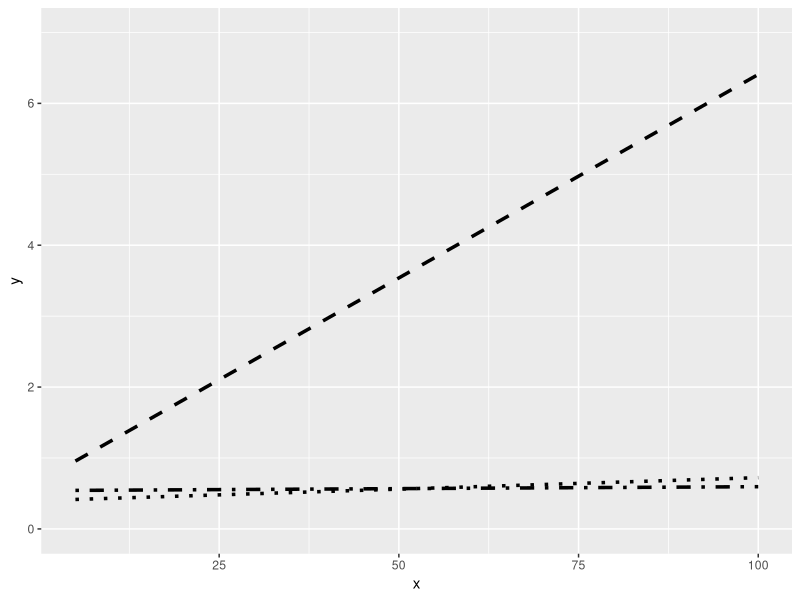
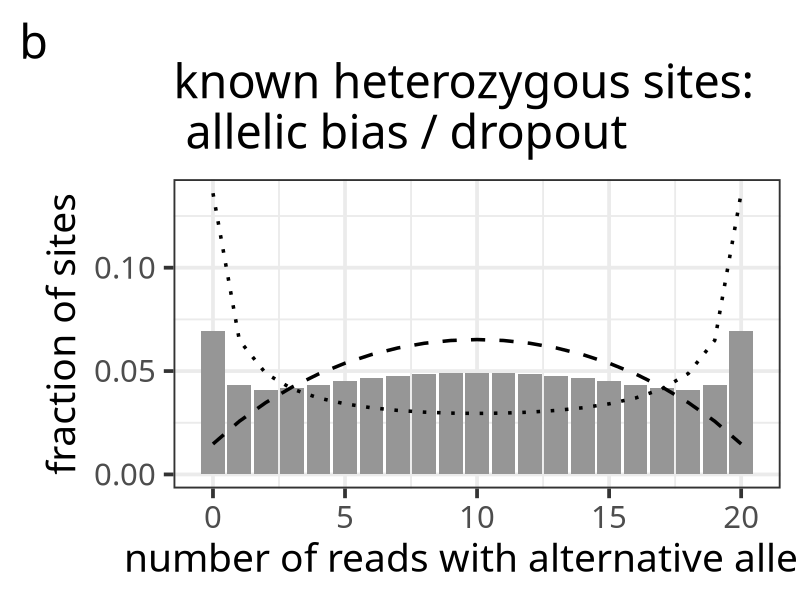
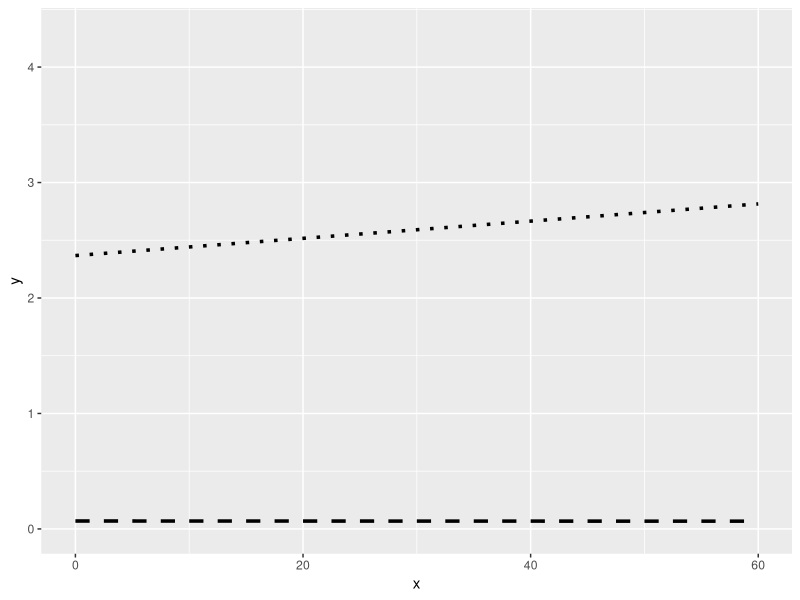
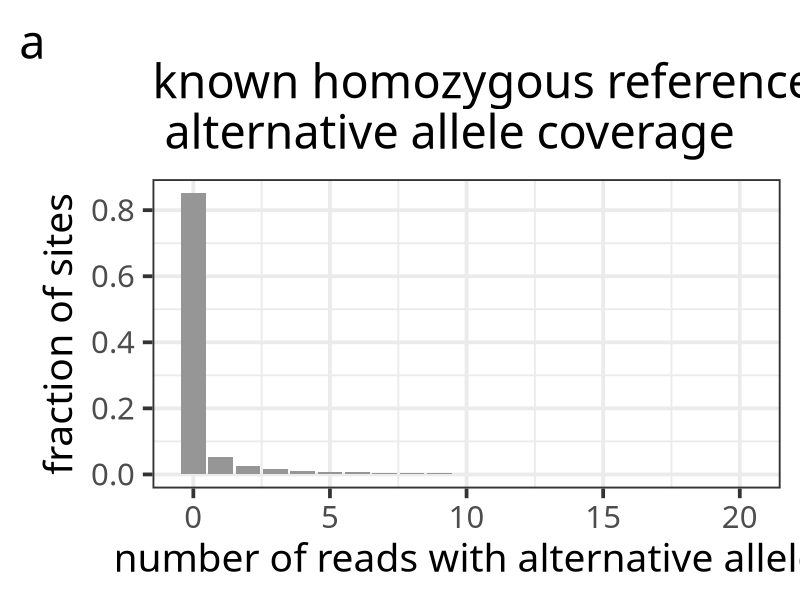
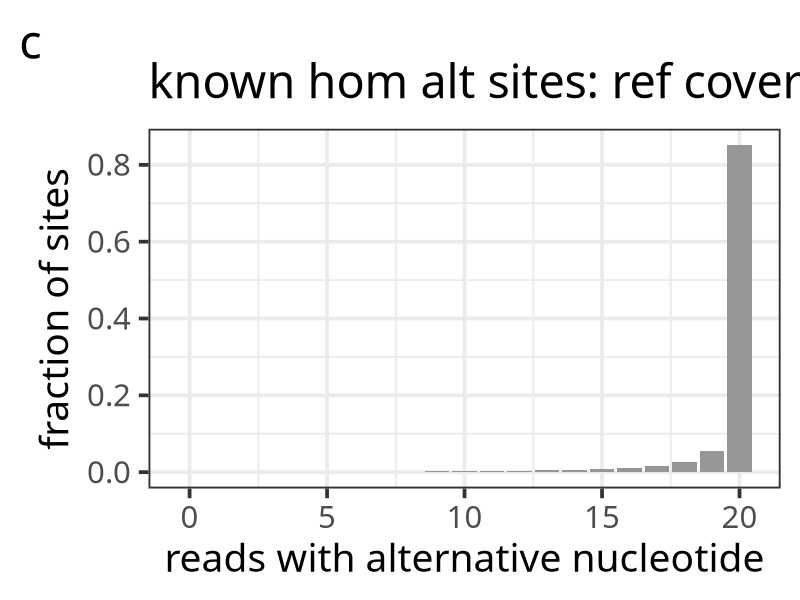
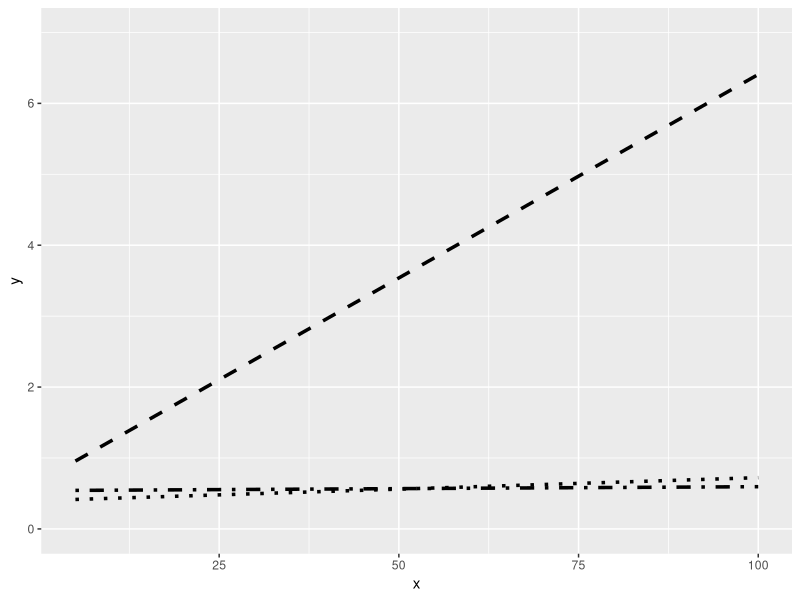
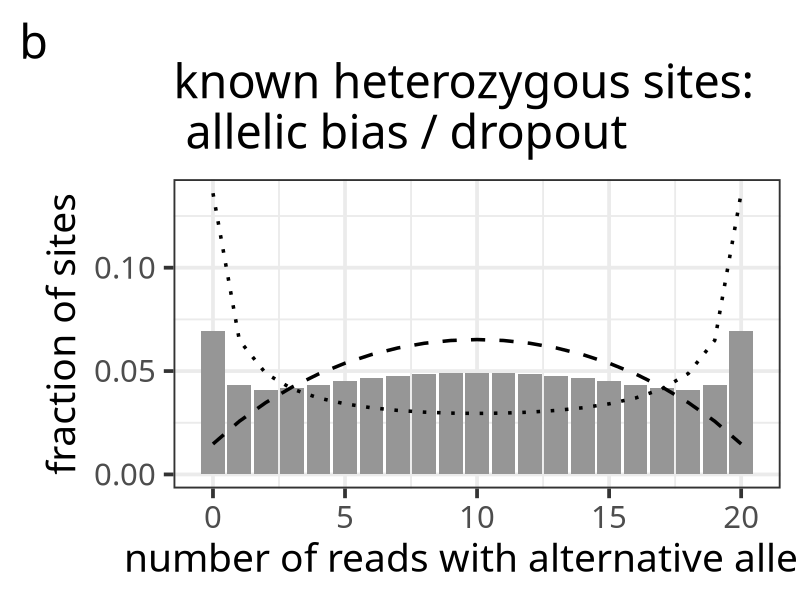
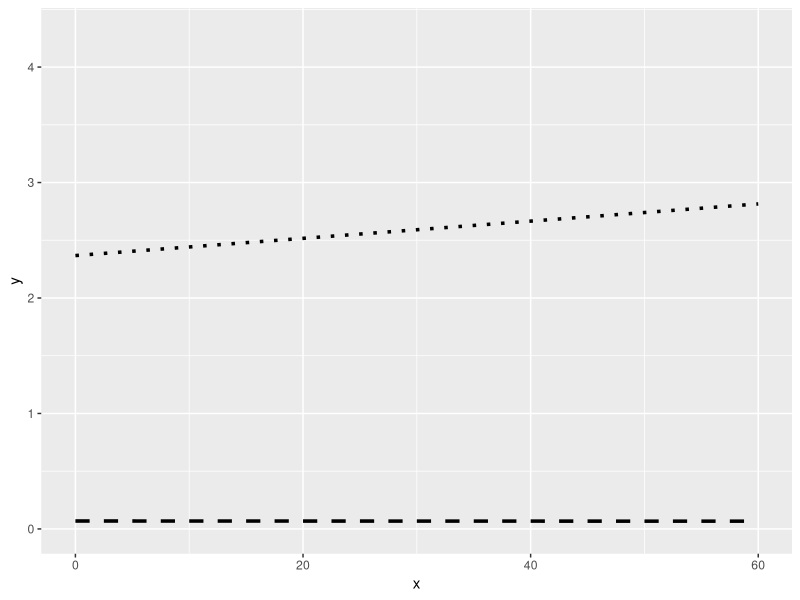

Write the R code that produced these figures, in order.
library(VGAM)

# model for heterozygous sites
al_1 <- function(cov) {
  return(0.057378844*cov + 0.669733191)
}

al_2 <- function(cov) {
  return(0.003233912*cov + 0.399261625)
}

w <- function(cov) {
  return(0.000548761*cov + 0.540396786)
}

het_model <- function(x,cov) {
  return(w(cov)*dbetabinom.ab(x,cov,al_1(cov),al_1(cov)) + (1-w(cov))*dbetabinom.ab(x,cov,al_2(cov),al_2(cov)))
}

## generate example value vectors for het model
for (c in c(5,10,30,60)) {
  k <- 0:c
  vals <- sapply(k, het_model, cov = c)
  print(c)
  print(format(vals, nsmall = 12, scientific = FALSE))
}

# model for hom ref sites

alpha <- function(cov) {
  return(-0.000027183*cov + 0.068567471)
}

beta <- function(cov) {
  return(0.007454388*cov + 2.367486659)
}

hom_ref_model <- function(x,cov) {
  return( dbetabinom.ab(x,cov,alpha(cov),beta(cov)) )
}

## generate example value vectors for hom ref model
for (c in c(5,10,30,60)) {
  k <- 0:c
  vals <- sapply(k, hom_ref_model, cov = c)
  print(c)
  print(format(vals, nsmall = 12, scientific = FALSE))
}

# model for hom alt sites (mirror of hom ref model)
hom_alt_model <- function(x,cov) {
  return( dbetabinom.ab(x,cov,beta(cov),alpha(cov)) )
}

## generate example value vectors for hom alt model
for (c in c(5,10,30,60)) {
  k <- 0:c
  vals <- sapply(k, hom_alt_model, cov = c)
  print(c)
  print(format(vals, nsmall = 12, scientific = FALSE))
}

library(ggplot2)
library(RColorBrewer)
library(stringr)

# coverages to plot
covs <- c(20)

# plot het model

base <- ggplot(data.frame(x=c(5,100)), aes(x)) + coord_cartesian(ylim=c(0,7))
base +
  stat_function(fun=al_1, linetype=2, size = 1.2) +
  stat_function(fun=al_2, linetype=3, size = 1.2) + 
  stat_function(fun=w, linetype=4, size = 1.2)
ggsave("Lodato_het-model_parameter-scaling.pdf", device = cairo_pdf, width=9, height=6)

for (c in covs) {
  b2 <- ggplot(data.frame(x=c(0,c)), aes(x)) #+ coord_cartesian(ylim = c(0,0.1))
  b2 <- b2 + 
    stat_function(fun=het_model, n = c+1, args=list(cov=c),
                  #geom="line", colour=pal[2])
                  geom="bar", fill = brewer.pal(4, "Greys")[3]) +
    stat_function(fun=dbetabinom.ab, n = c+1, args=list(size=c,shape1=al_1(c),shape2=al_1(c)),
                  #geom="line", colour=pal[1]) + 
                  geom="line", linetype=2, size = 1.2) + 
    stat_function(fun=dbetabinom.ab, n = c+1, args=list(size=c,shape1=al_2(c),shape2=al_2(c)), 
                  #geom="line", colour=pal[3]) + 
                  geom="line", linetype=3, size = 1.2) +
    labs(tag = "b",
         title = "known heterozygous sites:\n allelic bias / dropout",
         x = "number of reads with alternative allele",
         y = "fraction of sites") +
    theme_bw(base_size = 28, base_family = "Helvetica-Narrow")
  print(b2)
  ggsave(str_c("Lodato_het-model_cov-", c, ".pdf"), device = cairo_pdf, width=11, height=7)
}

# plot hom ref model

base <- ggplot(data.frame(x=c(0,60)), aes(x)) + coord_cartesian(ylim=c(0,4.3))
base +
  stat_function(fun=alpha, linetype=2, size = 1.2) +
  stat_function(fun=beta, linetype=3, size = 1.2)
ggsave("Lodato_hom-model_parameter-scaling.pdf", device = cairo_pdf, width=9, height=6)

for (c in covs) {
  b2 <- ggplot(data.frame(x=c(0,c)), aes(x)) #+ coord_cartesian(ylim = c(0,0.1))
  b2 <- b2 + 
    stat_function(fun=hom_ref_model, n = c+1, args=list(cov=c), geom="bar", fill = brewer.pal(4, "Greys")[3]) + 
    labs(tag = "a",
         title = "known homozygous reference sites:\n alternative allele coverage",
         x = "number of reads with alternative allele",
         y = "fraction of sites") +
    theme_bw(base_size = 28, base_family = "Helvetica-Narrow")
  print(b2)
  ggsave(str_c("Lodato_hom-ref-model_cov-", c, ".pdf"), device = cairo_pdf, width=11, height=7)
}

# plot hom alt model

for (c in covs) {
  b2 <- ggplot(data.frame(x=c(0,c)), aes(x)) #+ coord_cartesian(ylim = c(0,0.1))
  b2 <- b2 + 
    stat_function(fun=hom_alt_model, n = c+1, args=list(cov=c), geom="bar", fill = brewer.pal(4, "Greys")[3]) +
    labs(tag = "c",
         title = "known hom alt sites: ref coverage",
         x = "reads with alternative nucleotide",
         y = "fraction of sites") +
    theme_bw(base_size = 28, base_family = "Helvetica-Narrow")
  print(b2)
  ggsave(str_c("Lodato_hom-alt-model_cov-", c, ".pdf"), device = cairo_pdf, width=11, height=6)
}
